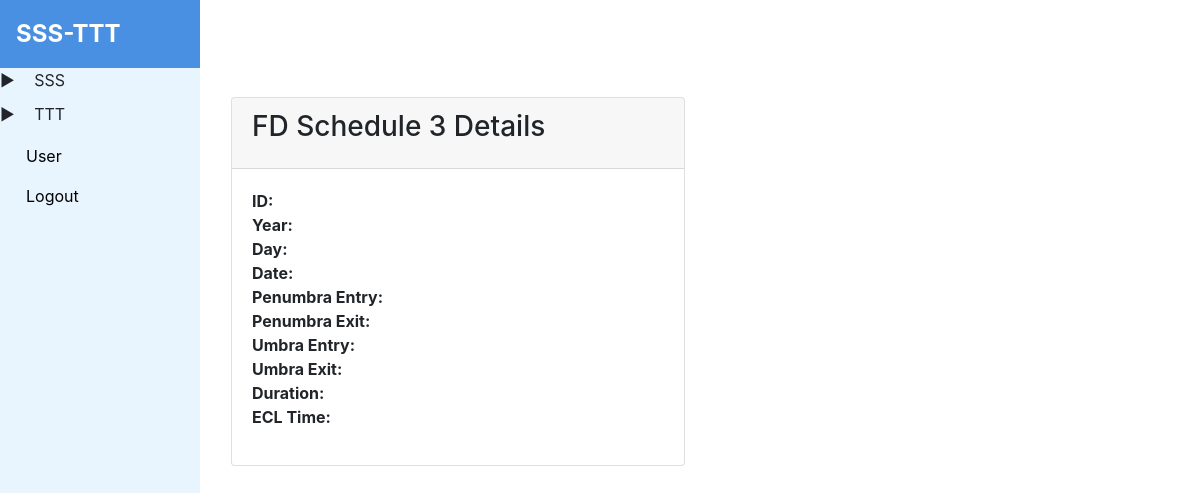
/fd_schedules_3/1 (signed in), run on an earlier commit of the app's database.
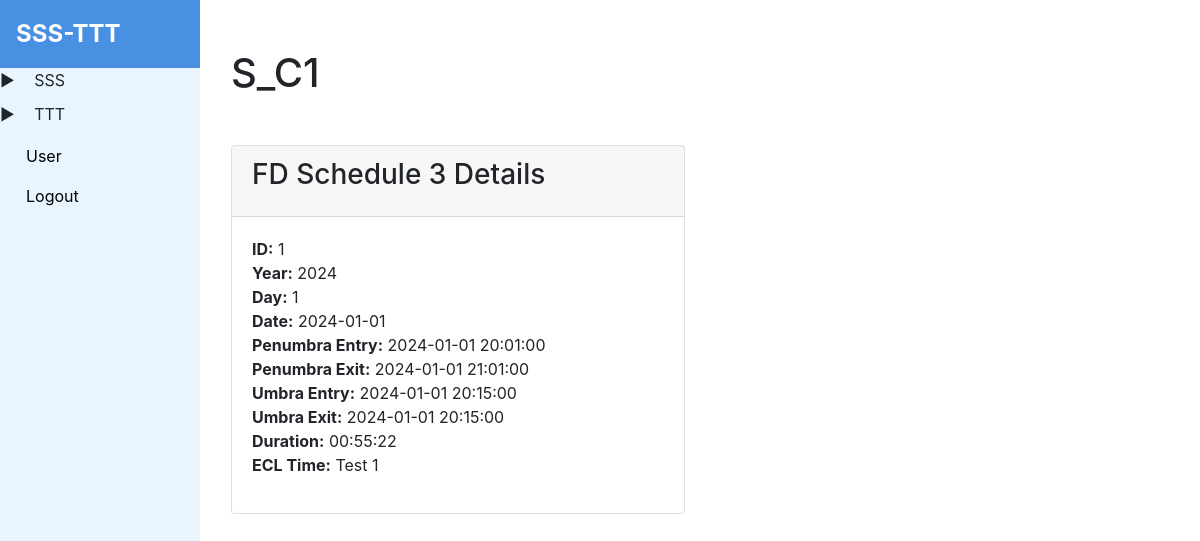
And on a later commit of the database.
### tables this page shows
CREATE TABLE 't_fd_schedule_3' (
        id INTEGER PRIMARY KEY AUTOINCREMENT,
        year INTEGER,
        day INTEGER,
        date DATE,
        penumbra_entry DATETIME NOT NULL,
        penumbra_exit DATETIME,
        umbra_entry DATETIME,
        umbra_exit DATETIME,
        duration VARCHAR(1000),
        ECL_TIME VARCHAR(255),
        S_C VARCHAR(255)
    );

### app.py (the view)
@app.route('/fd_schedules_3/<int:fd_schedule_id>')
@check_login
def fd_schedule_3_detail(fd_schedule_id):
    data = get_record_by_table_name('t_fd_schedule_3', fd_schedule_id)
    return render_template('fd_schedule_3/fd_schedule_detail.html', fd_schedule=data, is_admin = session.get('user'))

### app.py (called while the page is built)
def check_login(f):
    @wraps(f)
    def decorated_function(*args, **kwargs):
        if session.get('user') is None:
            return redirect(url_for('login'))
        return f(*args, **kwargs)
    return decorated_function

### db_helper.py (called while the page is built)
def get_record_by_table_name(table_name: str, record_id: int):
    cursor = conn.cursor()
    cursor.execute(f'SELECT * FROM {table_name} WHERE id = {record_id}')
    result = cursor.fetchone()
    cursor.close()
    return result

### templates/fd_schedule_3/fd_schedule_detail.html (shortened to what this page needs)
{% extends 'base.html' %}
{% block content %}
  <div class="container my-5">
    <div class="row">
      <div class="col-12">
        <h1 class="text-start mb-5">{{ fd_schedule[10] }}
        </h1>
      </div>
    </div>
    <div class="row">
      <div class="col-md-6">
        <div class="card mb-4">
          <div class="card-header">
            <h3 class="card-title">FD Schedule 3 Details</h3>
          </div>
          <div class="card-body">
            <ul class="list-unstyled">
              <li><strong>ID:</strong> {{ fd_schedule[0] }}</li>
              <li><strong>Year:</strong> {{ fd_schedule[1] }}</li>
              <li><strong>Day:</strong> {{ fd_schedule[2] }}</li>
              <li><strong>Date:</strong> {{ fd_schedule[3] }}</li>
              <li><strong>Penumbra Entry:</strong> {{ fd_schedule[4] }}</li>
              <li><strong>Penumbra Exit:</strong> {{ fd_schedule[5] }}</li>
              <li><strong>Umbra Entry:</strong> {{ fd_schedule[6] }}</li>
              <li><strong>Umbra Exit:</strong> {{ fd_schedule[7] }}</li>
              <li><strong>Duration:</strong> {{ fd_schedule[8] }}</li>
              <li><strong>ECL Time:</strong> {{ fd_schedule[9] }}</li>
            </ul>
          </div>
        </div>
      </div>
    </div>
  </div>
{% endblock %}

What changed in the data, as far as the page shows it:
added t_fd_schedule_3: S_C "S_C1", id "1", year "2024", day "1", date "2024-01-01", penumbra_entry "2024-01-01 20:01:00", penumbra_exit "2024-01-01 21:01:00", umbra_entry "2024-01-01 20:15:00", umbra_exit "2024-01-01 20:15:00", duration "00:55:22", ECL_TIME "Test 1"
